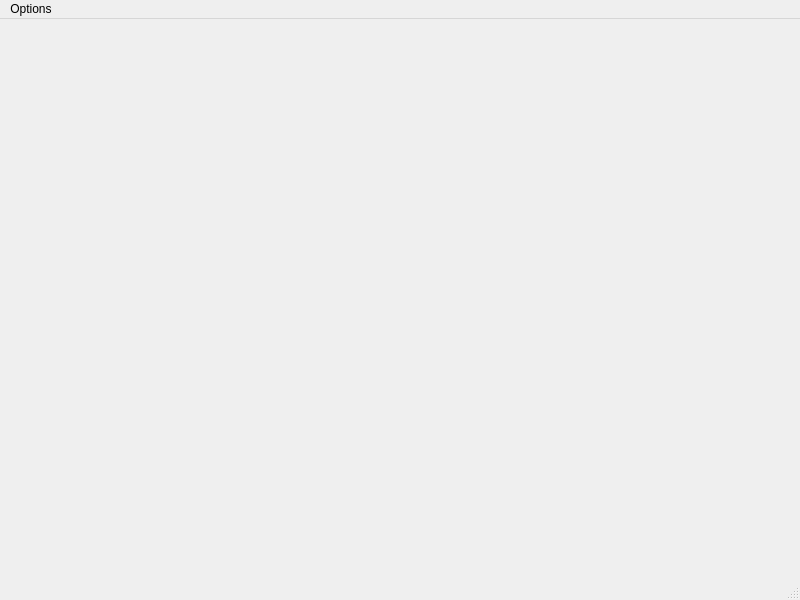
<?xml version="1.0" encoding="UTF-8"?>
<ui version="4.0">
 <class>MainApplication</class>
 <widget class="QMainWindow" name="MainApplication">
  <property name="geometry">
   <rect>
    <x>0</x>
    <y>0</y>
    <width>800</width>
    <height>600</height>
   </rect>
  </property>
  <property name="windowTitle">
   <string>Future Wallet</string>
  </property>
  <widget class="QWidget" name="centralwidget"/>
  <widget class="QStatusBar" name="statusbar"/>
  <widget class="QMenuBar" name="menubar">
   <property name="geometry">
    <rect>
     <x>0</x>
     <y>0</y>
     <width>800</width>
     <height>21</height>
    </rect>
   </property>
   <widget class="QMenu" name="UserName">
    <property name="title">
     <string>Options</string>
    </property>
    <addaction name="AccountPage"/>
    <addaction name="LogOut"/>
   </widget>
   <addaction name="UserName"/>
  </widget>
  <action name="AccountPage">
   <property name="text">
    <string>User Account Page</string>
   </property>
  </action>
  <action name="LogOut">
   <property name="text">
    <string>Log Out</string>
   </property>
  </action>
 </widget>
 <resources/>
 <connections/>
</ui>
